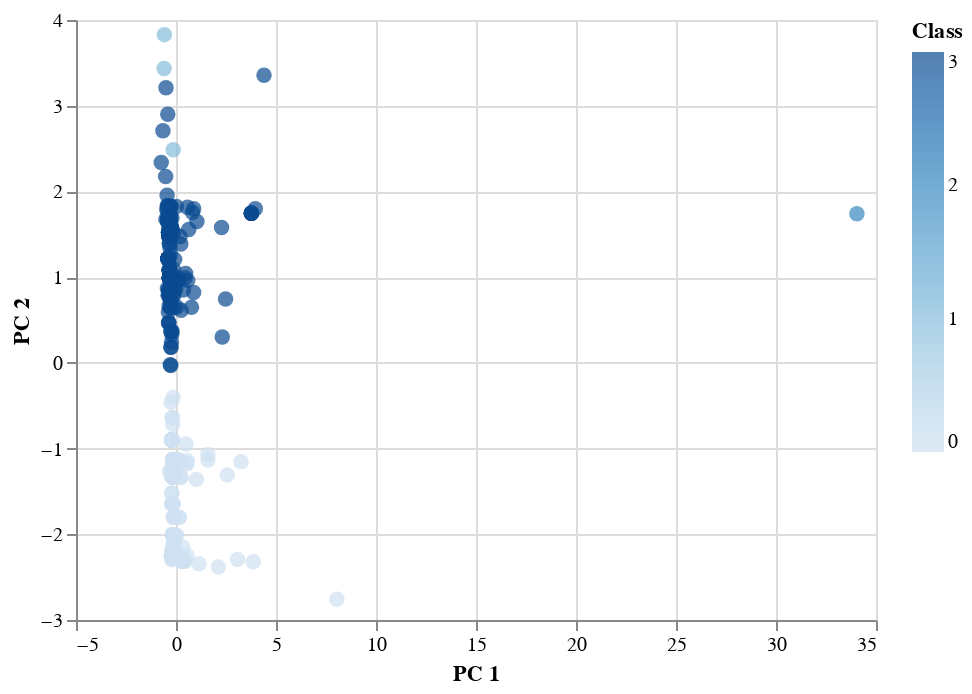

The notebook cell saved with this chart:
### Markdown cell above
### Visualizing Results

#### 3D-Scatter with Clusters

### Code cell
# Create a 3D-Scatter with the PCA data and the clusters

alt.Chart(clustered_df).mark_circle(size=60).encode(
   x='PC 1',
    y='PC 2',
    color="Class",
    tooltip=["CoinName", "Algorithm", "TotalCoinsMined", "TotalCoinSupply"]
).interactive()

### Figure 1 — Vega-Lite specification as saved in the notebook (floating-point values rounded to 4 significant figures; data arrays with more than 128 entries replaced by an {"elided": "..."} marker saying what was removed)
{"config": {"view": {"continuousWidth": 400, "continuousHeight": 300}}, "data": {"name": "data-9f175511ebbb471e62aefbb6b9c4bbd9"}, "mark": {"type": "circle", "size": 60}, "encoding": {"color": {"type": "quantitative", "field": "Class"}, "tooltip": [{"type": "nominal", "field": "CoinName"}, {"type": "nominal", "field": "Algorithm"}, {"type": "quantitative", "field": "TotalCoinsMined"}, {"type": "nominal", "field": "TotalCoinSupply"}], "x": {"type": "quantitative", "field": "PC 1"}, "y": {"type": "quantitative", "field": "PC 2"}}, "selection": {"selector001": {"type": "interval", "bind": "scales", "encodings": ["x", "y"]}}, "$schema": "https://vega.github.io/schema/vega-lite/v4.8.1.json", "datasets": {"data-9f175511ebbb471e62aefbb6b9c4bbd9": {"elided": "533 records"}}}
